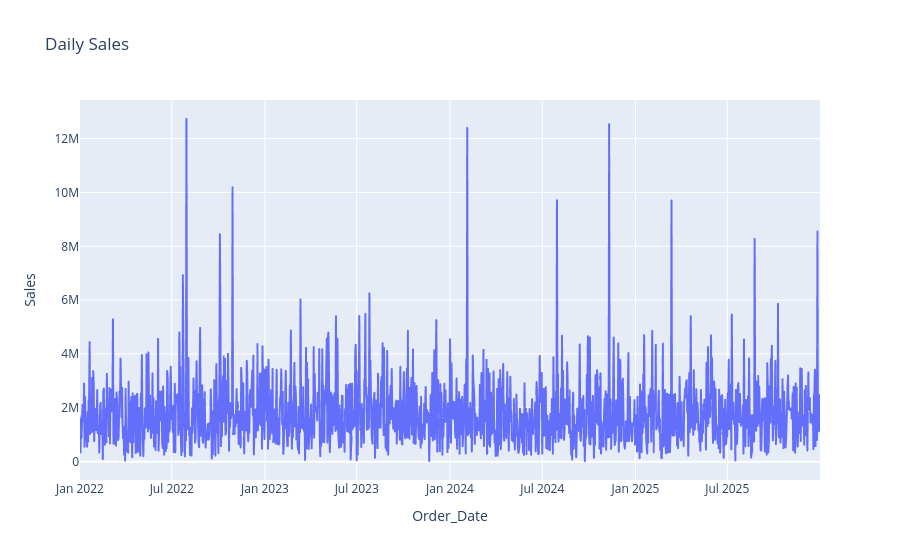

The notebook cell saved with this chart:
### Markdown cell above
**Code Cell 2
Daily Sales**

### Code cell
daily_sales = (
    df
    .groupby("Order_Date", as_index=False)["Sales"]
    .sum()
)

fig = px.line(
    daily_sales,
    x="Order_Date",
    y="Sales",
    title="Daily Sales"
)

fig.show()

### Figure 1 — Plotly figure (JSON) as saved in the notebook; plotly's stock layout.template omitted (floating-point values rounded to 4 significant figures; data arrays with more than 128 entries replaced by an {"elided": "..."} marker saying what was removed)
{"data": [{"hovertemplate": "Order_Date=%{x}<br>Sales=%{y}<extra></extra>", "legendgroup": "", "line": {"color": "#636efa", "dash": "solid"}, "marker": {"symbol": "circle"}, "mode": "lines", "name": "", "showlegend": false, "type": "scattergl", "x": {"elided": "1461 str values"}, "xaxis": "x", "y": {"elided": "1461 float values"}, "yaxis": "y"}], "layout": {"legend": {"tracegroupgap": 0}, "title": {"text": "Daily Sales"}, "xaxis": {"anchor": "y", "domain": [0, 1], "title": {"text": "Order_Date"}}, "yaxis": {"anchor": "x", "domain": [0, 1], "title": {"text": "Sales"}}}}
